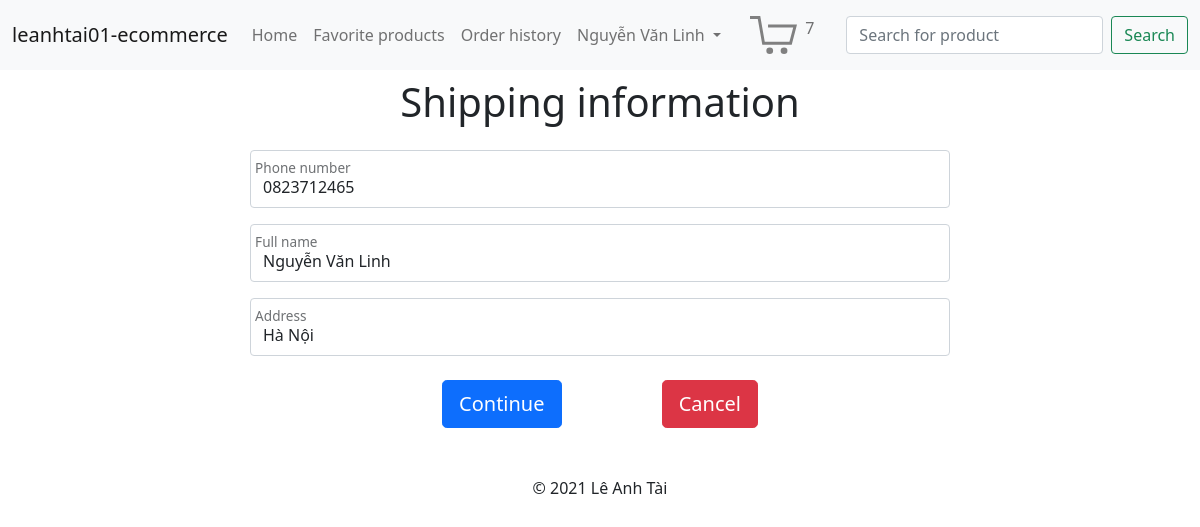
Screenshot of /order/shipping_info.php (signed in) with the database file from the repository.
### tables this page shows
CREATE TABLE accounts (
  id INT NOT NULL AUTO_INCREMENT,
  fullname VARCHAR(100) NOT NULL,
  email VARCHAR(100) NOT NULL,
  password VARCHAR(255) NOT NULL,
  phone_number VARCHAR(20) NOT NULL,
  address VARCHAR(255) NOT NULL,
  role_id INT NOT NULL,
  is_verified TINYINT NOT NULL,
  CONSTRAINT pk_users PRIMARY KEY (id),
  CONSTRAINT unq_users_email UNIQUE (email),
  CONSTRAINT unq_users_phone_number UNIQUE (phone_number)
);

### db_access/account.php (called while the page is built, shortened)
<?php
require_once(dirname(__DIR__) . "/conf/db.conf.php");
function get_personal_info($account_id)
{
  global $pdo;
  $sql = "SELECT fullname, email, phone_number, address FROM accounts "
    . "WHERE id = :id;";
  $stmt = $pdo->prepare($sql);
  $stmt->execute(["id" => $account_id]);
  return $stmt->fetch(PDO::FETCH_ASSOC);
}

### conf/init.conf.php (called while the page is built, shortened)
<?php
$host_url = getenv("HOST_URL");

### web/order/shipping_info.php (the view, shortened to what this page needs)
<?php
require_once(dirname(dirname(__DIR__)) . "/conf/init.conf.php");
require_once(dirname(dirname(__DIR__)) . "/db_access/account.php");
$shipping_info = get_personal_info($_SESSION["account_info"]["id"]);
?>
<?php include_once(dirname(dirname(__DIR__)) . "/template/header.php") ?>
<div class="text-center register-form">
  <form class="row g-3" action="" method="post">
    <h1 class="mt-4">Shipping information</h1>
    <div class="col-12 form-floating">
      <input type="text" class="form-control" name="phone_number" id="phone_number" placeholder="Phone number" value="<?php echo $shipping_info["phone_number"]; ?>" required>
      <label for="phone_number">Phone number</label>
    </div>
    <div class="col-12 form-floating">
      <input type="text" class="form-control" name="fullname" id="fullname" placeholder="Full name" value="<?php echo $shipping_info["fullname"]; ?>" required>
      <label for="fullname">Full name</label>
    </div>
    <div class="col-12 form-floating">
      <input type="text" class="form-control" name="address" id="address" placeholder="Address" value="<?php echo $shipping_info["address"]; ?>" required>
      <label for="address">Address</label>
    </div>
    <div class="col-md-12 mt-4">
      <button class="btn btn-primary btn-lg me-5" name="continue_btn" type="submit">Continue</button>
      <a class="btn btn-danger btn-lg ms-5" href="<?php echo $host_url; ?>/cart/cart.php">Cancel</a>
    </div>
  </form>
</div>
<?php include_once(dirname(dirname(__DIR__)) . "/template/footer.php") ?>

### web/css/register.css (style rules this page uses)
.register-form { max-width: 700px; margin: auto; }

### rows the page displays
accounts: phone_number "0823712465", fullname "Nguyễn Văn Linh", address "Hà Nội"

### other values shown
$_SESSION["account_info"]["fullname"] "Nguyễn Văn Linh"
$_SESSION["number_of_product_in_cart"] "7"
